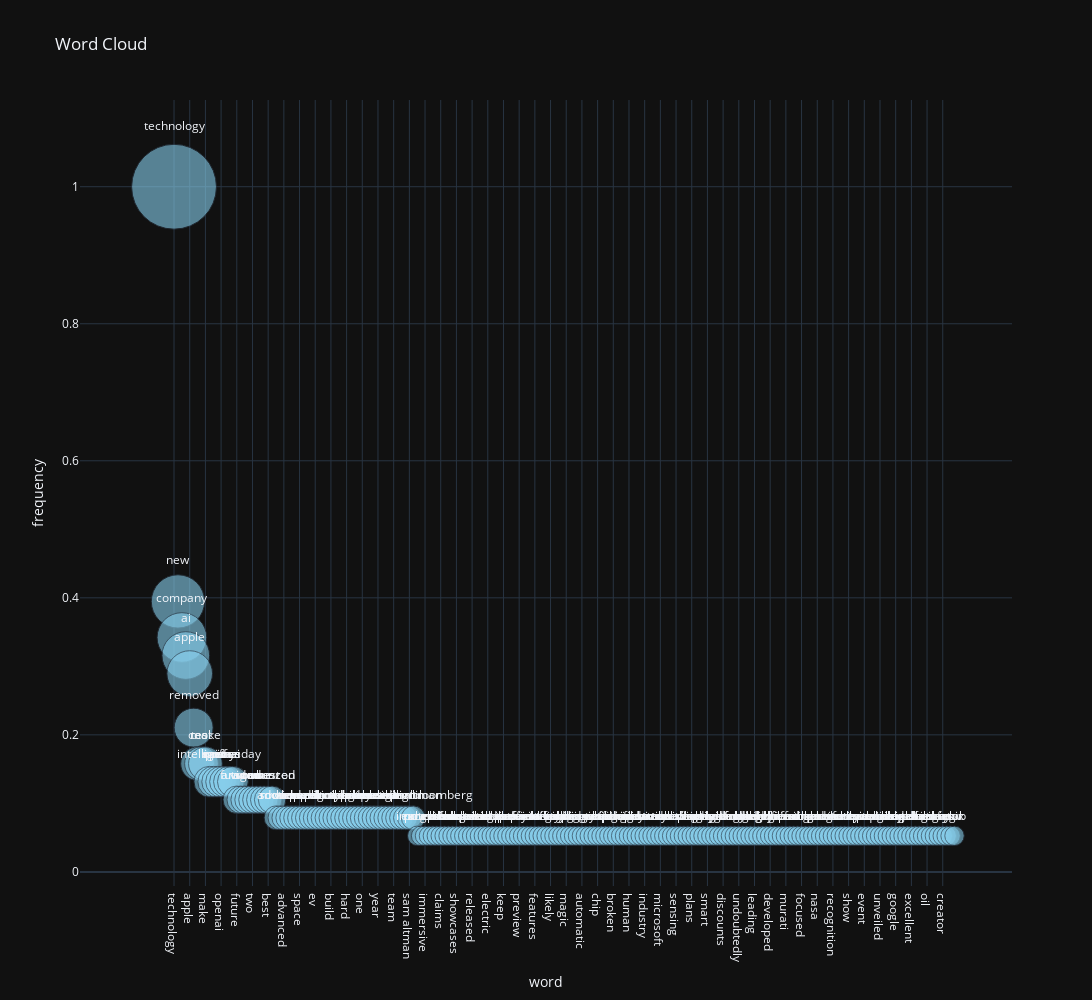

Source (notebook cell):
### Code cell
# Create a word cloud using Plotly (simpler for Jupyter)
def plot_word_cloud_plotly(text):
    wordcloud = WordCloud(width = width, height = height, background_color = 'white').generate(text)
    word_freq = wordcloud.words_
    
    # Convert word frequencies to a DataFrame
    words_df = pd.DataFrame(word_freq.items(), columns=['word', 'frequency'])
    
    # Create a scatter plot representing the word cloud
    fig = px.scatter(
        words_df,
        x='word', 
        y='frequency', 
        size='frequency', 
        text='word', 
        title='Word Cloud',
        hover_name='word',
        size_max=60,
        width = width,
        height = height,
        template = template
    )
    fig.update_traces(textposition='top center', marker=dict(color='skyblue', opacity=0.6))
    fig.show()

# Display the interactive word cloud
plot_word_cloud_plotly(combined_text)

### Figure 1 — Plotly figure (JSON) as saved in the notebook; plotly's stock layout.template omitted (floating-point values rounded to 4 significant figures; data arrays with more than 128 entries replaced by an {"elided": "..."} marker saying what was removed)
{"data": [{"hovertemplate": "<b>%{hovertext}</b><br><br>word=%{text}<br>frequency=%{marker.size}<extra></extra>", "hovertext": {"elided": "200 str values"}, "legendgroup": "", "marker": {"color": "skyblue", "opacity": 0.6, "size": {"elided": "200 float values"}, "sizemode": "area", "sizeref": 0.0002778, "symbol": "circle"}, "mode": "markers+text", "name": "", "orientation": "v", "showlegend": false, "text": {"elided": "200 str values"}, "textposition": "top center", "type": "scatter", "x": {"elided": "200 str values"}, "xaxis": "x", "y": {"elided": "200 float values"}, "yaxis": "y"}], "layout": {"height": 1000, "legend": {"itemsizing": "constant", "tracegroupgap": 0}, "title": {"text": "Word Cloud"}, "width": 1600, "xaxis": {"anchor": "y", "domain": [0, 1], "title": {"text": "word"}}, "yaxis": {"anchor": "x", "domain": [0, 1], "title": {"text": "frequency"}}}}
